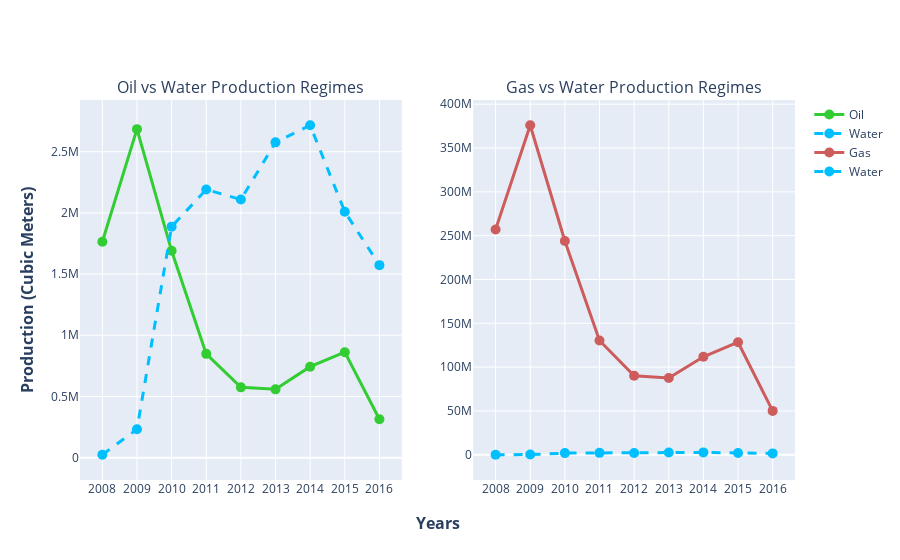

The notebook cell saved with this chart:
### Code cell
from plotly.subplots import make_subplots

#Creating subplots to compare more precisely,
fig = make_subplots(rows=1, cols=2, subplot_titles=("Oil vs Water Production Regimes", "Gas vs Water Production Regimes"), x_title='<b>Years</b>',
                   y_title='<b>Production (Cubic Meters)</b>')

#To be able to get proper plot, we have change and sort index only by Years.
annual_water_total = annual_volve_production.groupby(by=["Years"])[["BORE_WAT_VOL"]].sum()

fig.add_trace(go.Scatter(x=annual_oil_total.index, y=annual_oil_total.BORE_OIL_VOL,
                               line=dict(color='limegreen', width=3),
                               marker_size=10,
                               name='Oil'),
             row=1, col=1)

fig.add_trace(go.Scatter(x=annual_water_total.index, y=annual_water_total.BORE_WAT_VOL,
                               line=dict(dash='dash', color='deepskyblue', width=3),
                               marker_size=10,
                               name='Water'),
             row=1, col=1)

fig.add_trace(go.Scatter(x=annual_gas_total.index, y=(annual_gas_total.BORE_GAS_VOL),
                               line=dict(color='indianred', width=3),
                               marker_size=10,
                               name='Gas'),
             row=1, col=2)

fig.add_trace(go.Scatter(x=annual_water_total.index, y=annual_water_total.BORE_WAT_VOL,
                               line=dict(dash='dash', color='deepskyblue', width=3),
                               marker_size=10,
                               name='Water'),
             row=1, col=2)

fig.show()

### Figure 1 — Plotly figure (JSON) as saved in the notebook; plotly's stock layout.template omitted (floating-point values rounded to 4 significant figures)
{"data": [{"line": {"color": "limegreen", "width": 3}, "marker": {"size": 10}, "name": "Oil", "type": "scatter", "x": ["2008", "2009", "2010", "2011", "2012", "2013", "2014", "2015", "2016"], "xaxis": "x", "y": [1764000.0, 2684000.0, 1690000.0, 848000.0, 574200.0, 558000.0, 743100.0, 861700.0, 313400.0], "yaxis": "y"}, {"line": {"color": "deepskyblue", "dash": "dash", "width": 3}, "marker": {"size": 10}, "name": "Water", "type": "scatter", "x": ["2008", "2009", "2010", "2011", "2012", "2013", "2014", "2015", "2016"], "xaxis": "x", "y": [23510.0, 232100.0, 1888000.0, 2191000.0, 2110000.0, 2576000.0, 2716000.0, 2010000.0, 1573000.0], "yaxis": "y"}, {"line": {"color": "indianred", "width": 3}, "marker": {"size": 10}, "name": "Gas", "type": "scatter", "x": ["2008", "2009", "2010", "2011", "2012", "2013", "2014", "2015", "2016"], "xaxis": "x2", "y": [257000000.0, 376000000.0, 243900000.0, 130300000.0, 90210000.0, 87590000.0, 111800000.0, 128400000.0, 50070000.0], "yaxis": "y2"}, {"line": {"color": "deepskyblue", "dash": "dash", "width": 3}, "marker": {"size": 10}, "name": "Water", "type": "scatter", "x": ["2008", "2009", "2010", "2011", "2012", "2013", "2014", "2015", "2016"], "xaxis": "x2", "y": [23510.0, 232100.0, 1888000.0, 2191000.0, 2110000.0, 2576000.0, 2716000.0, 2010000.0, 1573000.0], "yaxis": "y2"}], "layout": {"annotations": [{"font": {"size": 16}, "showarrow": false, "text": "Oil vs Water Production Regimes", "x": 0.225, "xanchor": "center", "xref": "paper", "y": 1.0, "yanchor": "bottom", "yref": "paper"}, {"font": {"size": 16}, "showarrow": false, "text": "Gas vs Water Production Regimes", "x": 0.775, "xanchor": "center", "xref": "paper", "y": 1.0, "yanchor": "bottom", "yref": "paper"}, {"font": {"size": 16}, "showarrow": false, "text": "<b>Years</b>", "x": 0.5, "xanchor": "center", "xref": "paper", "y": 0, "yanchor": "top", "yref": "paper", "yshift": -30}, {"font": {"size": 16}, "showarrow": false, "text": "<b>Production (Cubic Meters)</b>", "textangle": -90, "x": 0, "xanchor": "right", "xref": "paper", "xshift": -40, "y": 0.5, "yanchor": "middle", "yref": "paper"}], "xaxis": {"anchor": "y", "domain": [0.0, 0.45]}, "xaxis2": {"anchor": "y2", "domain": [0.55, 1.0]}, "yaxis": {"anchor": "x", "domain": [0.0, 1.0]}, "yaxis2": {"anchor": "x2", "domain": [0.0, 1.0]}}}
